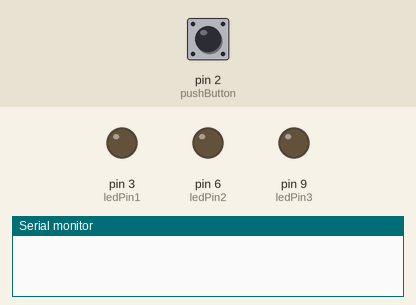
This sketch was run on a simulated Arduino Uno, built with avr-gcc and run on an emulated ATmega328P. Parts: output pins drawn as LEDs (lit = HIGH), the last lines printed to the serial monitor. The inputs (shaded band) are chosen by the test bench; at power-on: pin 2 (pushButton) LOW.

Above: at 1.2 s.
1.3 s: pin 2 (pushButton) pulled HIGH for 0.15 s
At 2.0 s:
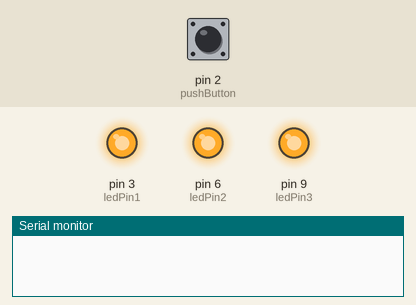
2.9 s: pin 2 (pushButton) pulled HIGH for 1 s
At 5.56 s:
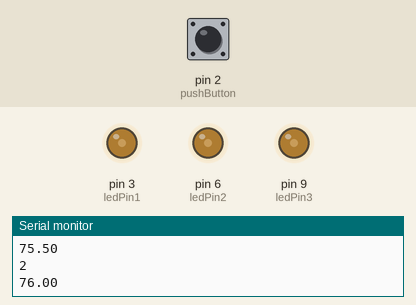
6.9 s: pin 2 (pushButton) pulled HIGH for 3.2 s
At 7.1 s:
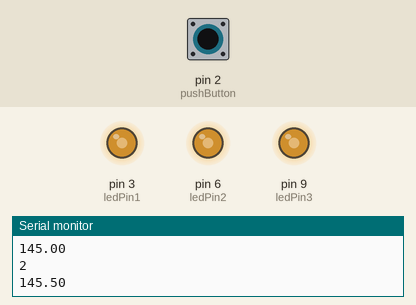
Timing chart, 0 to 11.6 s (numbered marks = the images above; inputs shaded):
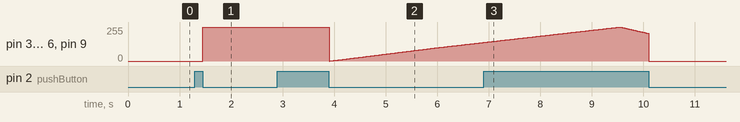

The sketch:

project1.ino
```cpp
int ledPin1 = 3;    // LED connected to digital pin 3 and 9
int ledPin2 = 6;
int ledPin3 = 9;
int pushButton = 2;

boolean buttonPushed = false;
int mode = 0;

long pMillis = 0;
int interval = 10;
boolean flipFlop = false;
double counter = 0;
double fadeChngDwn = 1;
double fadeChngUp = 0.5;


//short leg is flat side, and long side goes in row with resistor


void setup() {

  Serial.begin(9600);
  pinMode(pushButton, INPUT);
  pinMode(ledPin1, OUTPUT);
  pinMode(ledPin2, OUTPUT); //set pin 2 as OUTPUT
  pinMode(ledPin3, OUTPUT); //set pin 3 as OUTPUT
}


void loop() {

  //button stuff so we need a counter
  int buttonState = digitalRead(pushButton);
  if (buttonState == 1) { // light on
    buttonPushed = true;
  }

  if (buttonState == 0 && buttonPushed == true) { //light off
    buttonPushed = false;
    mode++;
  }

  if (mode == 0) { //light off
    digitalWrite(ledPin1, LOW);
    digitalWrite(ledPin2, LOW);
    digitalWrite(ledPin3, LOW);
  } else if (mode == 1) { // light on
    digitalWrite(ledPin1, HIGH);
    digitalWrite(ledPin2, HIGH);
    digitalWrite(ledPin3, HIGH);
    counter = 0;
  } else if (mode == 2) { //pattern on
    Serial.println(mode);
    millisPat();
  } else {
    mode = 0;
  }
}

void millisPat() {
  if (millis() - pMillis >= interval) {
    pMillis = millis();
    if (flipFlop == false) {
      counter += fadeChngUp;
    } else {
      counter -= fadeChngDwn;
    }
    Serial.println(counter);
  }


  analogWrite(ledPin1, counter);
  analogWrite(ledPin2, counter);
  analogWrite(ledPin3, counter);


  if (counter >= 255) {
    flipFlop = true;
  }

  if (counter <= 0) {
    flipFlop = false;
    delay(2000);
  }
}
```

Measured:
- after the input at 1.3 s, pin 3 (ledPin1), pin 6 (ledPin2), pin 9 (ledPin3): 0/255 → 255/255 after 0.15 s
